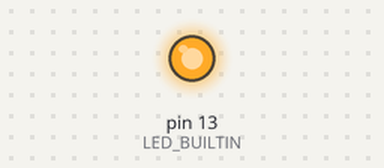
This sketch was run on a simulated Arduino Uno, built with avr-gcc and run on an emulated ATmega328P. On the bench: output pins drawn as LEDs (lit = HIGH).

Above: at 0.4 s.
At 27.3 s:
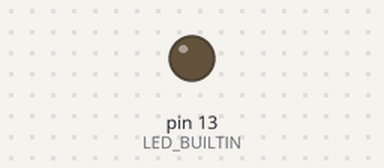
Timing chart, 0 to 36.9 s (numbered marks = the images above):
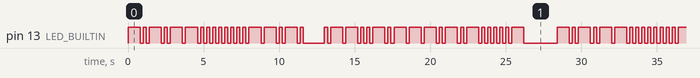

The sketch:

czesc_wujek.ino
```cpp
#define KROPKA 200
#define KRESKA 4*KROPKA
#define PRZERWA KROPKA
#define SPACJA 6*KROPKA
#define DLUGA 10*KROPKA

// the setup function runs once when you press reset or power the board
void setup() {
  // initialize digital pin LED_BUILTIN as an output.
  pinMode(LED_BUILTIN, OUTPUT);
}
void sendmorsecode (int isdot){
    digitalWrite(LED_BUILTIN, HIGH);   // turn the LED on (HIGH is the voltage level
    delay((isdot==0)?KRESKA:KROPKA);
    digitalWrite(LED_BUILTIN, LOW);    // turn the LED off by making the voltage LOW
    delay(PRZERWA);
}
void sendmorsechar (unsigned char letter) {
 switch (letter){
  case 'c' : {
     sendmorsecode (0); sendmorsecode (1); sendmorsecode (0); sendmorsecode (1);
    }
  break;

  case 'e' : {
      sendmorsecode (1);
    }
  break;

  case 'j' : {
    sendmorsecode (1); sendmorsecode (0); sendmorsecode (0); sendmorsecode (0);
    }
  break;

  case 'k' : {
    sendmorsecode (0); sendmorsecode (1); sendmorsecode (0);
    }

  case 's' : {
    sendmorsecode (1); sendmorsecode (1); sendmorsecode (1);
    }

    case 'u' : {
     sendmorsecode (1); sendmorsecode (1); sendmorsecode (0);
    }
  break;

  case 'w' : {
    sendmorsecode (1); sendmorsecode (0); sendmorsecode (0);
    }
  break;

  case 'z' : {
    sendmorsecode (0); sendmorsecode (0); sendmorsecode (1); sendmorsecode (1);
  }
  break;
 }
}

void loop () { //petla
  sendmorsechar('c'); sendmorsechar('z'); sendmorsechar('e'); sendmorsechar ('s'); sendmorsechar ('c'); //CZESC

  delay(SPACJA);

  sendmorsechar('w'); sendmorsechar('u'); sendmorsechar('j'); sendmorsechar ('e'); sendmorsechar ('k'); //WUJEK

  delay(DLUGA);

  }
 //KONIEC
```

Measured:
- by itself, pin 13 (LED_BUILTIN): moves between LOW and HIGH, repeating every 28.4 s
- by itself, everything shown: repeats every 28.4 s, in 78 steps
